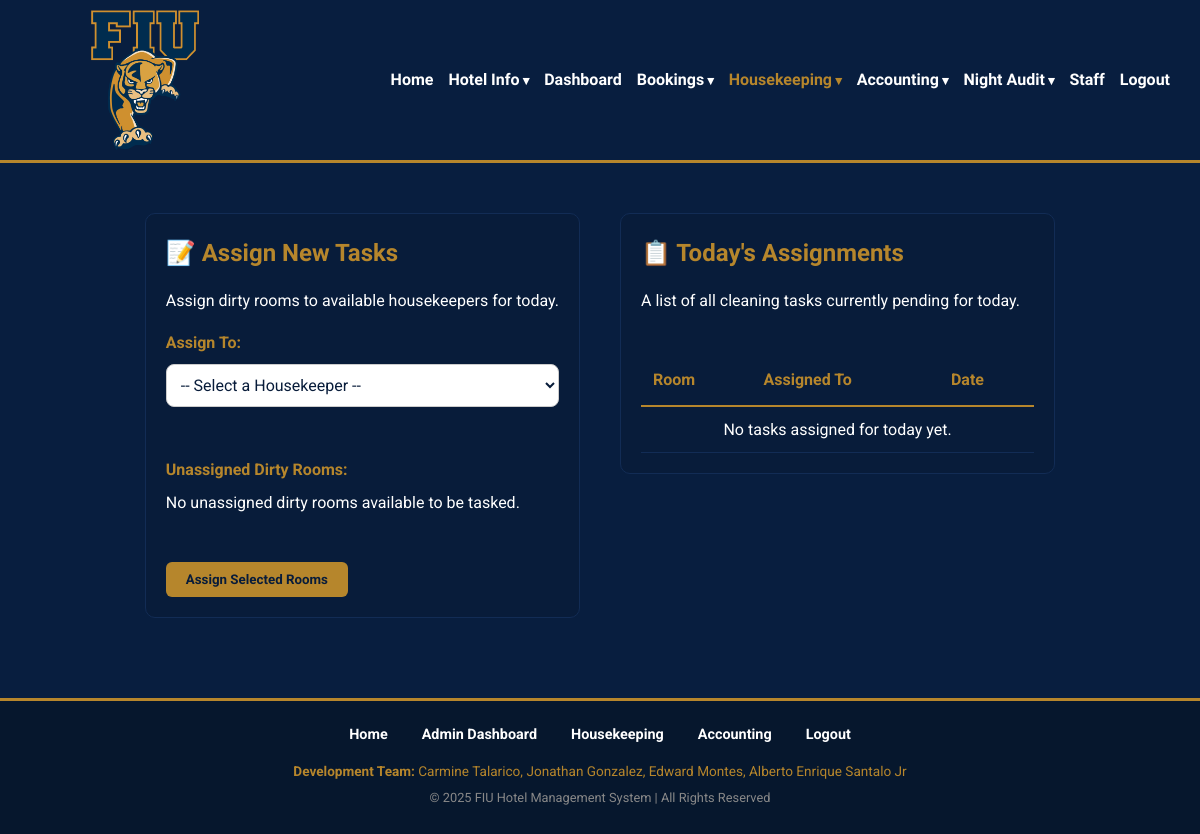
The app's page /admin_housekeeping_assign.php (signed in), older data.
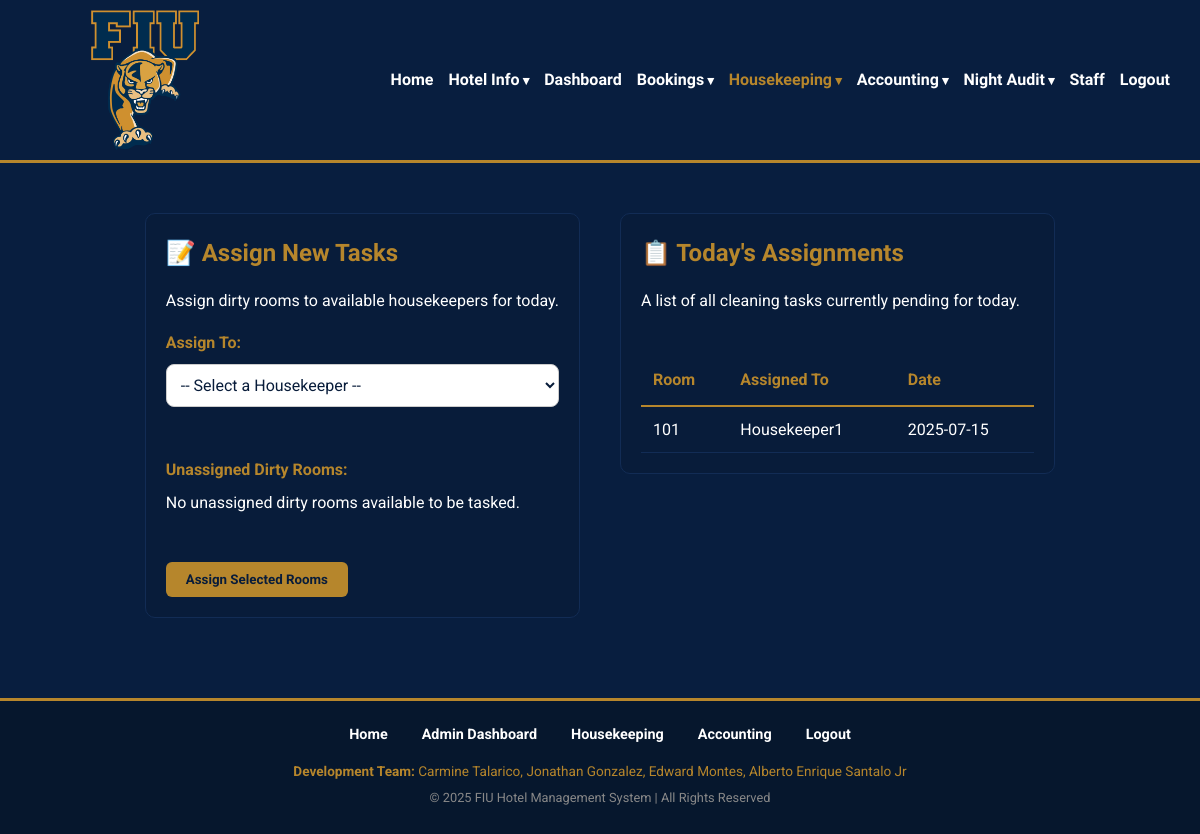
The same page, newer data.
### tables this page shows
CREATE TABLE `housekeeping_tasks` (
  `id` int(11) NOT NULL,
  `room_id` int(11) NOT NULL,
  `assigned_to_user_id` int(11) NOT NULL,
  `task_date` date NOT NULL,
  `status` enum('pending','completed') NOT NULL DEFAULT 'pending',
  `notes` text DEFAULT NULL,
  `created_at` timestamp NOT NULL DEFAULT current_timestamp()
);

CREATE TABLE `rooms` (
  `id` int(11) NOT NULL,
  `room_type` varchar(50) NOT NULL,
  `room_number` varchar(10) NOT NULL,
  `capacity` int(11) DEFAULT 2,
  `image_path` varchar(255) DEFAULT NULL,
  `status` enum('available','booked','maintenance') DEFAULT 'available',
  `housekeeping_status` enum('clean','dirty','maintenance','occupied') NOT NULL DEFAULT 'dirty'
);

CREATE TABLE `users` (
  `id` int(11) NOT NULL,
  `username` varchar(50) NOT NULL,
  `password` varchar(255) NOT NULL,
  `role` enum('admin','manager','front_desk','housekeeping','accountant','guest','friend') NOT NULL DEFAULT 'guest',
  `full_name` varchar(100) DEFAULT NULL,
  `email` varchar(100) DEFAULT NULL,
  `phone` varchar(20) DEFAULT NULL,
  `is_active` tinyint(1) NOT NULL DEFAULT 1
);

### public/admin_housekeeping_assign.php (the view, shortened to what this page needs)
<?php
require_once __DIR__ . '/../config/db.php';
$dirty_rooms_sql = "
    SELECT r.id, r.room_number
    FROM rooms r
    LEFT JOIN housekeeping_tasks ht ON r.id = ht.room_id AND ht.status = 'pending' AND ht.task_date = CURDATE()
    WHERE r.housekeeping_status = 'dirty' AND ht.id IS NULL
";
$dirty_rooms = $conn->query($dirty_rooms_sql);
$assigned_tasks_sql = "
    SELECT r.room_number, u.username as housekeeper_name, ht.task_date
    FROM housekeeping_tasks ht
    JOIN rooms r ON ht.room_id = r.id
    JOIN users u ON ht.assigned_to_user_id = u.id
    WHERE ht.status = 'pending' AND ht.task_date = CURDATE()
    ORDER BY u.username, r.room_number
";
$assigned_tasks = $conn->query($assigned_tasks_sql);
require_once __DIR__ . '/../includes/header.php';
?>
<div style="display: grid; grid-template-columns: 1fr 1fr; gap: 40px; align-items: flex-start;">
    <div class="card">
        <h2>📝 Assign New Tasks</h2>
        <p>Assign dirty rooms to available housekeepers for today.</p>
        <form method="POST" action="admin_housekeeping_assign.php">
            <label for="assignee_id" class="form-label">Assign To:</label>
            <select name="assignee_id" id="assignee_id" class="form-select" required>
                <option value="">-- Select a Housekeeper --</option>
            </select>
            <label class="form-label mt-30">Unassigned Dirty Rooms:</label>
            <?php if ($dirty_rooms->num_rows > 0): ?>
                <div class="checkbox-grid">
                <?php while($room = $dirty_rooms->fetch_assoc()): ?>
                    <div class="checkbox-item">
                        <input type="checkbox" name="room_ids[]" value="<?= $room['id'] ?>" id="room_<?= $room['id'] ?>" style="margin-right: 8px;">
                        <label for="room_<?= $room['id'] ?>"> Room <?= htmlspecialchars($room['room_number']) ?></label>
                    </div>
                <?php endwhile; ?>
                </div>
            <?php else: ?>
                <p>No unassigned dirty rooms available to be tasked.</p>
            <?php endif; ?>
            <button type="submit" name="assign_tasks" class="btn btn-primary mt-30">Assign Selected Rooms</button>
        </form>
    </div>
    <div class="card">
        <h2>📋 Today's Assignments</h2>
        <p>A list of all cleaning tasks currently pending for today.</p>
        <div style="overflow-x: auto;">
            <table class="data-table">
                <thead>
                    <tr>
                        <th>Room</th>
                        <th>Assigned To</th>
                        <th>Date</th>
                    </tr>
                </thead>
                <tbody>
                    <?php if ($assigned_tasks->num_rows > 0): ?>
                        <?php while($task = $assigned_tasks->fetch_assoc()): ?>
                            <tr>
                                <td><?= htmlspecialchars($task['room_number']) ?></td>
                                <td><?= htmlspecialchars($task['housekeeper_name']) ?></td>
                                <td><?= htmlspecialchars($task['task_date']) ?></td>
                            </tr>
                        <?php endwhile; ?>
                    <?php else: ?>
                        <tr>
                            <td colspan="3" class="text-center">No tasks assigned for today yet.</td>
                        </tr>
                    <?php endif; ?>
                </tbody>
            </table>
        </div>
    </div>
</div>
<?php require_once __DIR__ . '/../includes/footer.php'; ?>

Row changes from the older to the newer data that the page shows:
added housekeeping_tasks: room.room_number "101", assigned_to_user.username "Housekeeper1", task_date "2025-07-15"
Text that changed along with them:
text no longer shown: "No tasks assigned for today yet."
